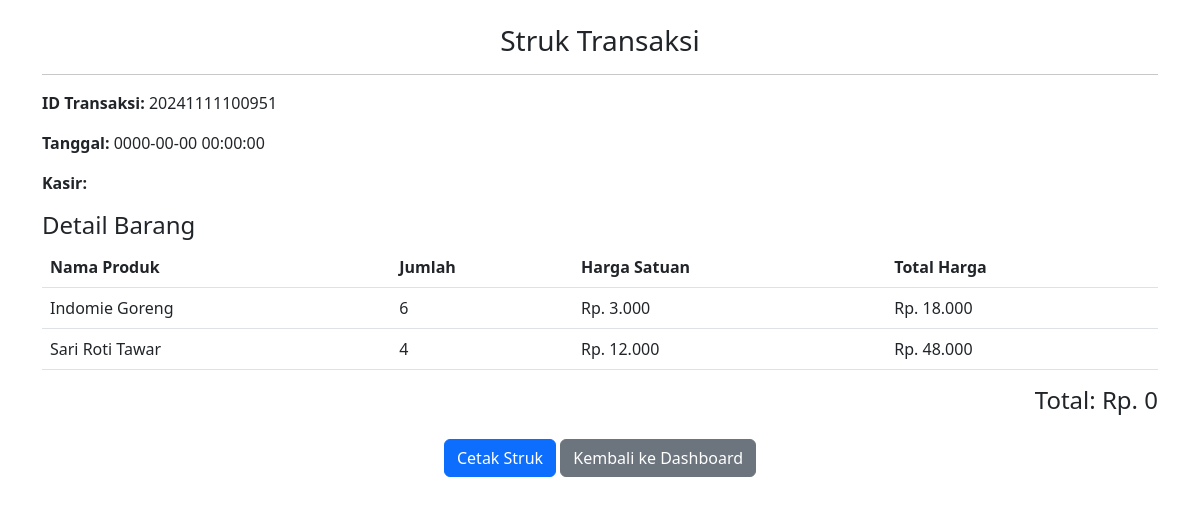
Screenshot of /struk.php?id_transaksi=20241111100951 with the database file from the repository.
### tables this page shows
CREATE TABLE `transaksi` (
  `id_transaksi` varchar(15) NOT NULL,
  `id_user` int(11) NOT NULL,
  `tanggal_transaksi` datetime NOT NULL,
  `total` decimal(10,2) NOT NULL
);

CREATE TABLE `detail_transaksi` (
  `id_detail` int(11) NOT NULL,
  `id_transaksi` varchar(15) NOT NULL,
  `nama_produk` varchar(100) NOT NULL,
  `jumlah` int(11) NOT NULL,
  `harga_satuan` decimal(10,2) NOT NULL,
  `total_harga` decimal(10,2) NOT NULL
);

### struk.php (the view, shortened to what this page needs)
<?php
include 'koneksi.php';
$nama_user = $_SESSION['nama_user'];
$id_transaksi = $_GET['id_transaksi'];
$sql_transaksi = "SELECT * FROM transaksi WHERE id_transaksi = '$id_transaksi'";
$result_transaksi = $conn->query($sql_transaksi);
$transaksi = $result_transaksi->fetch_assoc();
$sql_detail = "SELECT * FROM detail_transaksi WHERE id_transaksi = '$id_transaksi'";
$result_detail = $conn->query($sql_detail);
?>
<!DOCTYPE html>
<html lang="en">
<head>
    <link rel="stylesheet" href="https://cdnjs.cloudflare.com/ajax/libs/bootstrap/5.3.0/css/bootstrap.min.css">
</head>
<body>
<div class="container my-4">
    <h3 class="text-center">Struk Transaksi</h3>
    <hr>
    <p><strong>ID Transaksi:</strong> <?php echo $transaksi['id_transaksi']; ?></p>
    <p><strong>Tanggal:</strong> <?php echo $transaksi['tanggal_transaksi']; ?></p>
    <p><strong>Kasir:</strong> <?php echo $nama_user; ?></p>
    <h4>Detail Barang</h4>
    <table class="table">
        <thead>
            <tr>
                <th>Nama Produk</th>
                <th>Jumlah</th>
                <th>Harga Satuan</th>
                <th>Total Harga</th>
            </tr>
        </thead>
        <tbody>
            <?php
            while ($item = $result_detail->fetch_assoc()) {
                echo "<tr>
                        <td>{$item['nama_produk']}</td>
                        <td>{$item['jumlah']}</td>
                        <td>Rp. " . number_format($item['harga_satuan'], 0, ',', '.') . "</td>
                        <td>Rp. " . number_format($item['total_harga'], 0, ',', '.') . "</td>
                      </tr>";
            }
            ?>
        </tbody>
    </table>
    <h4 class="text-end">Total: Rp. <?php echo number_format($transaksi['total'], 0, ',', '.'); ?></h4>
</div>
<div class="text-center">
        <button onclick="window.print()" class="btn btn-primary">Cetak Struk</button>
        <a href="index.php" class="btn btn-secondary">Kembali ke Dashboard</a>
    </div>
</body>
</html>

### rows the page displays
transaksi: id_transaksi "20241111100951", tanggal_transaksi "0000-00-00 00:00:00", total "0"
detail_transaksi: nama_produk "Indomie Goreng", jumlah "6", harga_satuan "3.000", total_harga "18.000"
detail_transaksi: nama_produk "Sari Roti Tawar", jumlah "4", harga_satuan "12.000", total_harga "48.000"
